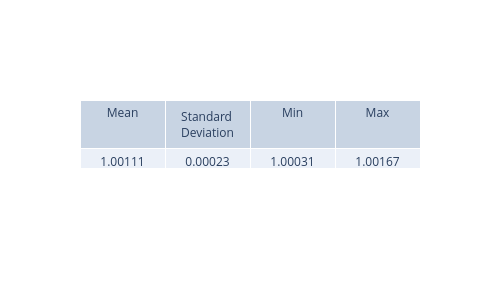

The notebook cell this image was saved under:
### Code cell
from scipy.integrate import simpson

norms = []

for i in range(5000):
    psi_sq_i = psi_real_pinn[:, i] ** 2 + psi_img_pinn[:, i] ** 2
    normalization = simpson(psi_sq_i, x=x_values)
    norms.append(normalization)
    
view_metrics(np.array(norms))

plt.figure(figsize=(8,5), dpi=200)
plt.plot(t_values, norms, '-', label='Simpson')
plt.axhline(1.0, color='red', linestyle='--', label='Expected = 1')
plt.xlabel('Time (ps)')
plt.ylabel('Normalization')
plt.title('Wavefunction Normalization Over Time')
plt.legend()
plt.grid(True)



plt.show()

### Figure 1 — Plotly figure (JSON) as saved in the notebook; plotly's stock layout.template omitted (floating-point values rounded to 4 significant figures)
{"data": [{"cells": {"values": [["1.00111"], ["0.00023"], ["1.00031"], ["1.00167"]]}, "header": {"values": ["Mean", "Standard Deviation", "Min", "Max"]}, "type": "table"}], "layout": {"height": 300, "width": 500}}
